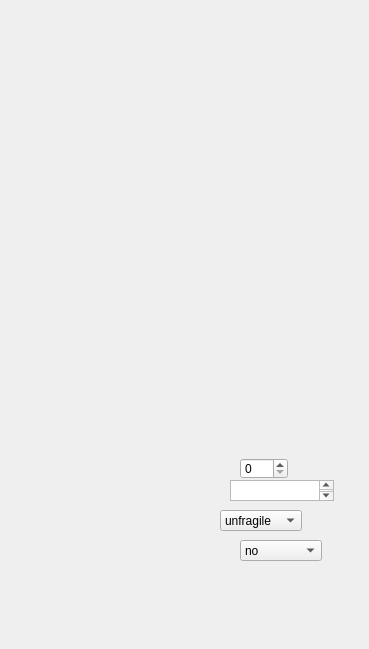
    <widget class="QWidget" name="baxi_bar_user_choose_vehicle_type">
     <widget class="QLabel" name="label_21">
      <property name="geometry">
       <rect>
        <x>0</x>
        <y>0</y>
        <width>360</width>
        <height>640</height>
       </rect>
      </property>
      <property name="text">
       <string/>
      </property>
      <property name="pixmap">
       <pixmap>../image/baxi_bar_user_choose_vehicle_type/baxi_bar_choose_vehicle_type.png</pixmap>
      </property>
     </widget>
     <widget class="QPushButton" name="pushButt_request_baxi_bar_baxi_bar_user_choose_vehicle_type">
      <property name="geometry">
       <rect>
        <x>20</x>
        <y>580</y>
        <width>321</width>
        <height>31</height>
       </rect>
      </property>
      <property name="text">
       <string/>
      </property>
      <property name="flat">
       <bool>true</bool>
      </property>
     </widget>
     <widget class="QPushButton" name="pushButt_back_baxi_bar_baxi_bar_user_choose_vehicle_type">
      <property name="geometry">
       <rect>
        <x>30</x>
        <y>60</y>
        <width>31</width>
        <height>31</height>
       </rect>
      </property>
      <property name="text">
       <string/>
      </property>
      <property name="flat">
       <bool>true</bool>
      </property>
     </widget>
     <widget class="QPushButton" name="pushButt_go_to_baxi_baxi_bar_user_choose_vehicle_type">
      <property name="geometry">
       <rect>
        <x>300</x>
        <y>390</y>
        <width>41</width>
        <height>21</height>
       </rect>
      </property>
      <property name="text">
       <string/>
      </property>
      <property name="flat">
       <bool>true</bool>
      </property>
     </widget>
     <widget class="QPushButton" name="pushButt_go_to_baxi_box_baxi_bar_user_choose_vehicle_type">
      <property name="geometry">
       <rect>
        <x>210</x>
        <y>390</y>
        <width>41</width>
        <height>21</height>
       </rect>
      </property>
      <property name="text">
       <string/>
      </property>
      <property name="flat">
       <bool>true</bool>
      </property>
     </widget>
     <widget class="QPushButton" name="pushButt_go_to_baxi_woman_baxi_bar_user_choose_vehicle_type">
      <property name="geometry">
       <rect>
        <x>20</x>
        <y>390</y>
        <width>41</width>
        <height>21</height>
       </rect>
      </property>
      <property name="text">
       <string/>
      </property>
      <property name="flat">
       <bool>true</bool>
      </property>
     </widget>
     <widget class="QPushButton" name="pushButt_done_baxi_bar_user_choose_vehicle_type">
      <property name="geometry">
       <rect>
        <x>230</x>
        <y>410</y>
        <width>61</width>
        <height>29</height>
       </rect>
      </property>
      <property name="text">
       <string/>
      </property>
      <property name="flat">
       <bool>true</bool>
      </property>
     </widget>
     <widget class="QSpinBox" name="cargo_weight_baxi_bar_user_choose_vehicle_type">
      <property name="geometry">
       <rect>
        <x>240</x>
        <y>458</y>
        <width>48</width>
        <height>21</height>
       </rect>
      </property>
      <property name="maximum">
       <number>1000</number>
      </property>
     </widget>
     <widget class="QTextEdit" name="cargo_value_baxi_bar_user_choose_vehicle_type">
      <property name="geometry">
       <rect>
        <x>230</x>
        <y>480</y>
        <width>104</width>
        <height>21</height>
       </rect>
      </property>
     </widget>
     <widget class="QComboBox" name="cargo_type_baxi_bar_user_choose_vehicle_type">
      <property name="geometry">
       <rect>
        <x>220</x>
        <y>510</y>
        <width>82</width>
        <height>21</height>
       </rect>
      </property>
      <item>
       <property name="text">
        <string>unfragile</string>
       </property>
      </item>
      <item>
       <property name="text">
        <string>fragile</string>
       </property>
      </item>
     </widget>
     <widget class="QComboBox" name="client_helped_baxi_bar_user_choose_vehicle_type">
      <property name="geometry">
       <rect>
        <x>240</x>
        <y>540</y>
        <width>82</width>
        <height>21</height>
       </rect>
      </property>
      <item>
       <property name="text">
        <string>no</string>
       </property>
      </item>
      <item>
       <property name="text">
        <string>yes</string>
       </property>
      </item>
     </widget>
    </widget>
